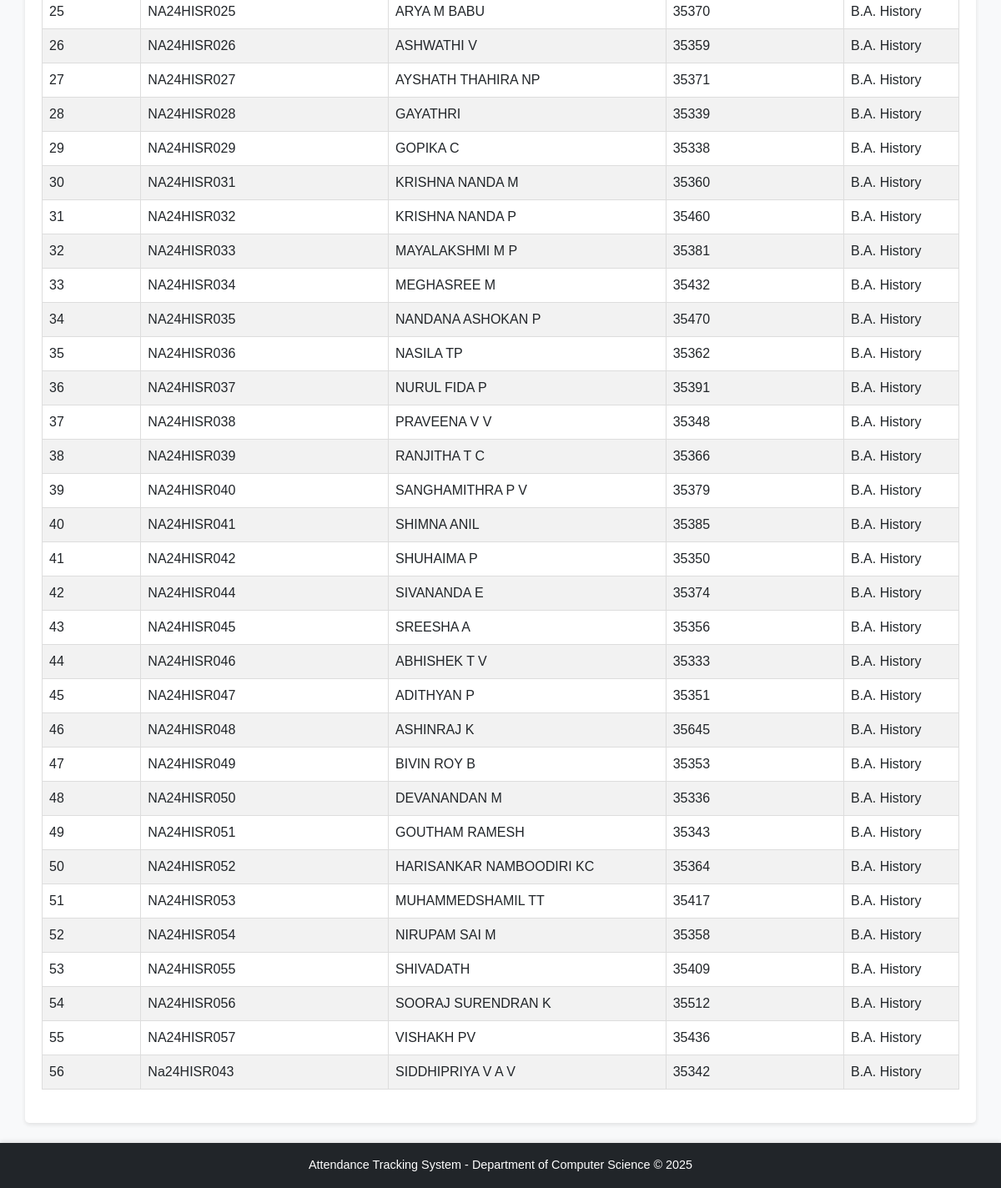
Before: /students/ (signed in, lower part) with the older database file.
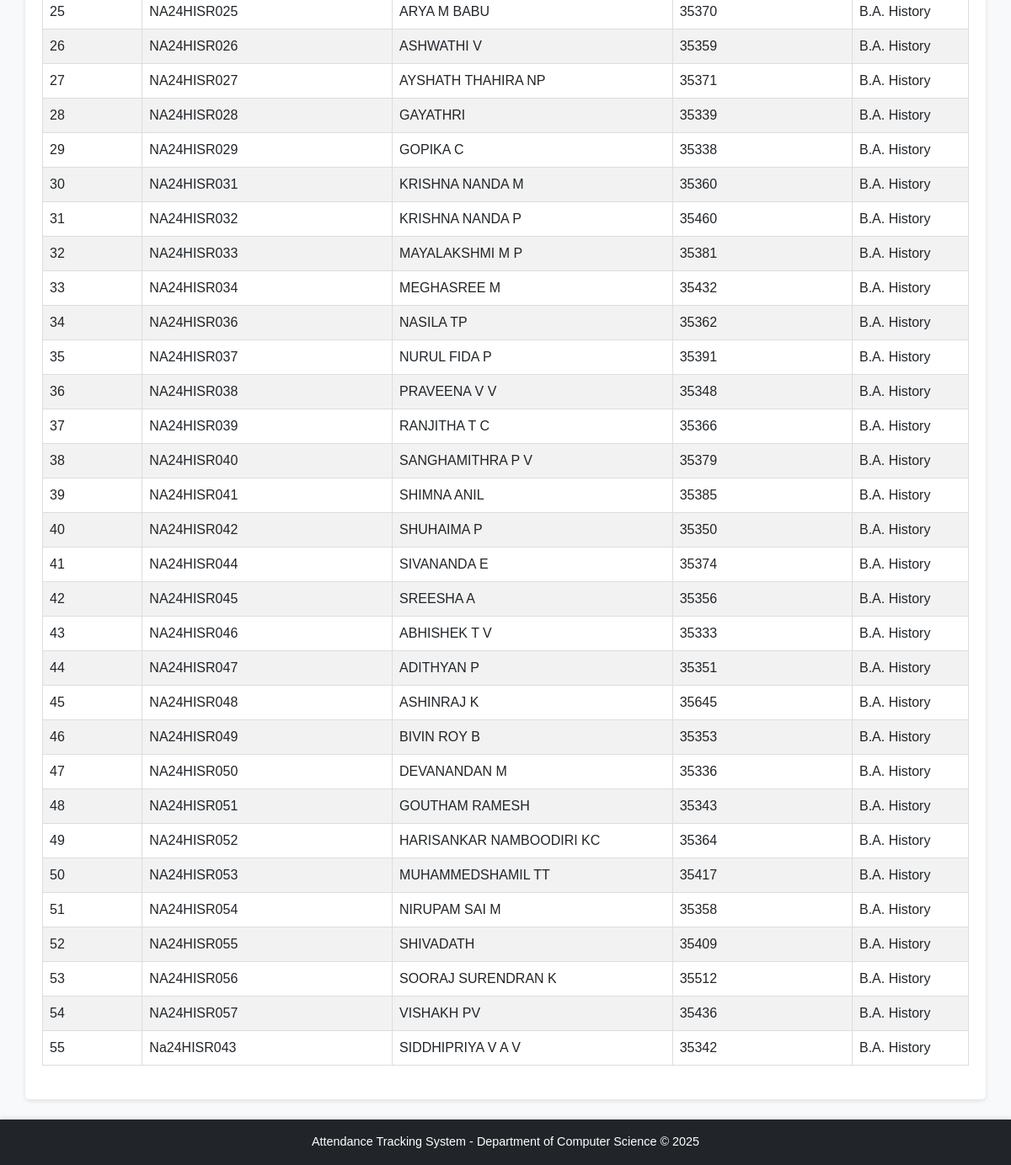
After: the same page with the newer database file.
### attendance/models.py (models this page shows, shortened)
class Student(models.Model):
    name = models.CharField(max_length=255)
    university_register_number = models.CharField(max_length=50, unique=True)
    admission_number = models.CharField(max_length=50, unique=True)
    programme = models.ForeignKey(Programme, on_delete=models.CASCADE, related_name="students")

class Programme(models.Model):
    name = models.CharField(max_length=255)
    department = models.ForeignKey(Department, on_delete=models.CASCADE, related_name="programmes")

### attendance/views.py (the view)
# urls.py: path('students/', views.student_list, name='student_list'),
@login_required
def student_list(request):
    teacher = Teacher.objects.get(user=request.user)
    department = teacher.department
    students = Student.objects.filter(programme__department=department).order_by('university_register_number')
    return render(request, 'attendance/student_list.html', {'students': students, 'department':department})

### attendance/context_processors.py (called while the page is built)
def is_hod(request):
    return {'is_hod': request.user.groups.filter(name='HoD').exists()}

### attendance/models.py (called while the page is built)
    def __str__(self):
        return self.name

### attendance/templates/attendance/student_list.html (shortened to what this page needs)
{% extends 'base.html' %}
{% block content %}
    <div class="mb-3">
    <table>
        <tbody>
            {% for student in students %}
                <tr>
                    <td>{{ forloop.counter }}</td>
                    <td>{{ student.university_register_number }}</td>
                    <td>{{ student.name }}</td>
                    <td>{{ student.admission_number }}</td>
                    <td>{{ student.programme.name }}</td>
                </tr>
            {% empty %}
                <tr>
                    <td {% if is_hod %}colspan="6"{% else %}colspan="5"{% endif %} class="text-center">No students found.</td>
                </tr>
            {% endfor %}
        </tbody>
    </table>
</div>
{% endblock %}

Changed rows visible on the page:
removed Student: university_register_number "NA24HISR035", name "NANDANA ASHOKAN P", admission_number "35470", programme.name "B.A. History"
